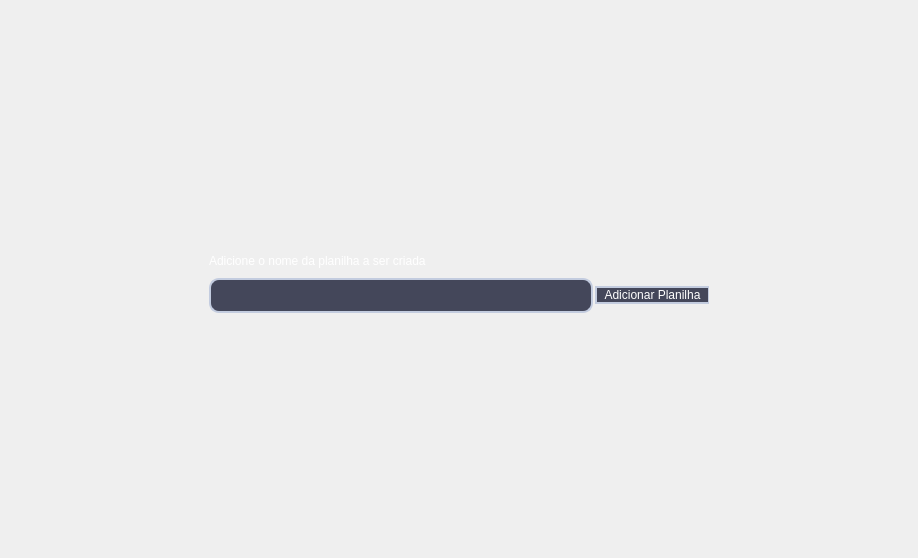
<?xml version="1.0" encoding="UTF-8"?>
<ui version="4.0">
 <class>StackedWidget</class>
 <widget class="QStackedWidget" name="StackedWidget">
  <property name="geometry">
   <rect>
    <x>0</x>
    <y>0</y>
    <width>918</width>
    <height>558</height>
   </rect>
  </property>
  <property name="windowTitle">
   <string>StackedWidget</string>
  </property>
  <widget class="QWidget" name="add_planilha">
   <layout class="QHBoxLayout" name="horizontalLayout">
    <item alignment="Qt::AlignmentFlag::AlignHCenter|Qt::AlignmentFlag::AlignVCenter">
     <widget class="QFrame" name="frame">
      <property name="minimumSize">
       <size>
        <width>500</width>
        <height>70</height>
       </size>
      </property>
      <property name="maximumSize">
       <size>
        <width>500</width>
        <height>70</height>
       </size>
      </property>
      <property name="styleSheet">
       <string notr="true">border: 0px;</string>
      </property>
      <property name="frameShape">
       <enum>QFrame::Shape::StyledPanel</enum>
      </property>
      <property name="frameShadow">
       <enum>QFrame::Shadow::Raised</enum>
      </property>
      <widget class="QWidget" name="verticalLayoutWidget">
       <property name="geometry">
        <rect>
         <x>0</x>
         <y>0</y>
         <width>501</width>
         <height>71</height>
        </rect>
       </property>
       <layout class="QVBoxLayout" name="verticalLayout">
        <property name="spacing">
         <number>0</number>
        </property>
        <item>
         <widget class="QLabel" name="label">
          <property name="maximumSize">
           <size>
            <width>16777215</width>
            <height>30</height>
           </size>
          </property>
          <property name="styleSheet">
           <string notr="true">color: rgb(255, 255, 255);
font: 600 11pt &quot;URW Gothic&quot;;</string>
          </property>
          <property name="text">
           <string>Adicione o nome da planilha a ser criada</string>
          </property>
         </widget>
        </item>
        <item>
         <layout class="QHBoxLayout" name="horizontalLayout_3">
          <property name="spacing">
           <number>2</number>
          </property>
          <item>
           <widget class="QLineEdit" name="lineEdit">
            <property name="maximumSize">
             <size>
              <width>16777215</width>
              <height>35</height>
             </size>
            </property>
            <property name="styleSheet">
             <string notr="true">QLineEdit {
	background-color: rgb(68,71,90);
	padding: 8px;
	border:  2px solid #c3ccdf;
	color: rgb(255,255,255);
	border-radius: 10px;
}</string>
            </property>
           </widget>
          </item>
          <item alignment="Qt::AlignmentFlag::AlignRight">
           <widget class="QPushButton" name="pushButton">
            <property name="minimumSize">
             <size>
              <width>115</width>
              <height>0</height>
             </size>
            </property>
            <property name="maximumSize">
             <size>
              <width>115</width>
              <height>16777215</height>
             </size>
            </property>
            <property name="styleSheet">
             <string notr="true">QPushButton{
	background-color: #44475a;
	border: 2px solid #c3ccdf;
	color: rgb(255,255,255);
	border-radius: 10px;
}
QPushButton:hover {
	background-color: rgb(85,170,255)
}
QPushButton:pressed {
	background-color: rgb(255,0,127)
}</string>
            </property>
            <property name="text">
             <string>Adicionar Planilha</string>
            </property>
           </widget>
          </item>
         </layout>
        </item>
       </layout>
      </widget>
     </widget>
    </item>
   </layout>
  </widget>
  <widget class="QWidget" name="formulario">
   <layout class="QVBoxLayout" name="verticalLayout_2">
    <item>
     <widget class="QFrame" name="frame_2">
      <property name="minimumSize">
       <size>
        <width>900</width>
        <height>540</height>
       </size>
      </property>
      <property name="frameShape">
       <enum>QFrame::Shape::StyledPanel</enum>
      </property>
      <property name="frameShadow">
       <enum>QFrame::Shadow::Raised</enum>
      </property>
      <widget class="QWidget" name="verticalLayoutWidget_2">
       <property name="geometry">
        <rect>
         <x>-1</x>
         <y>-1</y>
         <width>901</width>
         <height>541</height>
        </rect>
       </property>
       <layout class="QVBoxLayout" name="verticalLayout_3">
        <item alignment="Qt::AlignmentFlag::AlignHCenter|Qt::AlignmentFlag::AlignTop">
         <widget class="QLabel" name="label_2">
          <property name="styleSheet">
           <string notr="true">font: 600 26pt &quot;URW Gothic&quot;;</string>
          </property>
          <property name="text">
           <string>Formulário da Planilha Bate Estaca</string>
          </property>
         </widget>
        </item>
        <item>
         <layout class="QHBoxLayout" name="horizontalLayout_12">
          <item>
           <layout class="QHBoxLayout" name="horizontalLayout_14">
            <item>
             <layout class="QVBoxLayout" name="verticalLayout_7">
              <item>
               <widget class="QLabel" name="label_5">
                <property name="text">
                 <string>cliente:</string>
                </property>
               </widget>
              </item>
              <item>
               <widget class="QLabel" name="label_8">
                <property name="text">
                 <string>obra:</string>
                </property>
               </widget>
              </item>
              <item>
               <widget class="QLabel" name="label_10">
                <property name="text">
                 <string>local:</string>
                </property>
               </widget>
              </item>
              <item>
               <widget class="QLabel" name="label_11">
                <property name="text">
                 <string>nega:</string>
                </property>
               </widget>
              </item>
              <item>
               <widget class="QLabel" name="label_9">
                <property name="text">
                 <string>be:</string>
                </property>
               </widget>
              </item>
              <item>
               <widget class="QLabel" name="label_7">
                <property name="text">
                 <string>estaca:</string>
                </property>
               </widget>
              </item>
             </layout>
            </item>
            <item>
             <layout class="QVBoxLayout" name="verticalLayout_6">
              <item>
               <widget class="QLineEdit" name="lineEdit_16"/>
              </item>
              <item>
               <widget class="QLineEdit" name="lineEdit_17"/>
              </item>
              <item>
               <widget class="QLineEdit" name="lineEdit_18"/>
              </item>
              <item>
               <widget class="QLineEdit" name="lineEdit_21"/>
              </item>
              <item>
               <widget class="QLineEdit" name="lineEdit_22"/>
              </item>
              <item>
               <widget class="QLineEdit" name="lineEdit_23"/>
              </item>
             </layout>
            </item>
            <item>
             <layout class="QVBoxLayout" name="verticalLayout_11">
              <item>
               <widget class="QPushButton" name="pushButton_5">
                <property name="text">
                 <string>adicionar</string>
                </property>
               </widget>
              </item>
              <item>
               <widget class="QPushButton" name="pushButton_10">
                <property name="text">
                 <string>adicionar</string>
                </property>
               </widget>
              </item>
              <item>
               <widget class="QPushButton" name="pushButton_9">
                <property name="text">
                 <string>adicionar</string>
                </property>
               </widget>
              </item>
              <item>
               <widget class="QPushButton" name="pushButton_7">
                <property name="text">
                 <string>adicionar</string>
                </property>
               </widget>
              </item>
              <item>
               <widget class="QPushButton" name="pushButton_6">
                <property name="text">
                 <string>adicionar</string>
                </property>
               </widget>
              </item>
              <item>
               <widget class="QPushButton" name="pushButton_4">
                <property name="text">
                 <string>adicionar</string>
                </property>
               </widget>
              </item>
             </layout>
            </item>
            <item>
             <layout class="QVBoxLayout" name="verticalLayout_8">
              <item>
               <widget class="QLabel" name="label_6">
                <property name="text">
                 <string>secao:</string>
                </property>
               </widget>
              </item>
              <item>
               <widget class="QLabel" name="label_12">
                <property name="text">
                 <string>data inicial:</string>
                </property>
               </widget>
              </item>
              <item>
               <widget class="QLabel" name="label_13">
                <property name="text">
                 <string>data final:</string>
                </property>
               </widget>
              </item>
              <item>
               <widget class="QLabel" name="label_14">
                <property name="text">
                 <string>comprimneto cravado:</string>
                </property>
               </widget>
              </item>
              <item>
               <widget class="QLabel" name="label_15">
                <property name="text">
                 <string>peso martelo:</string>
                </property>
               </widget>
              </item>
              <item>
               <widget class="QLabel" name="label_16">
                <property name="text">
                 <string>altura da queda:</string>
                </property>
               </widget>
              </item>
             </layout>
            </item>
            <item>
             <layout class="QVBoxLayout" name="verticalLayout_5">
              <item>
               <widget class="QLineEdit" name="lineEdit_4"/>
              </item>
              <item>
               <widget class="QLineEdit" name="lineEdit_6"/>
              </item>
              <item>
               <widget class="QLineEdit" name="lineEdit_9"/>
              </item>
              <item>
               <widget class="QLineEdit" name="lineEdit_7"/>
              </item>
              <item>
               <widget class="QLineEdit" name="lineEdit_5"/>
              </item>
              <item>
               <widget class="QLineEdit" name="lineEdit_3"/>
              </item>
             </layout>
            </item>
            <item>
             <layout class="QVBoxLayout" name="verticalLayout_12">
              <item>
               <widget class="QPushButton" name="pushButton_14">
                <property name="text">
                 <string>adicionar</string>
                </property>
               </widget>
              </item>
              <item>
               <widget class="QPushButton" name="pushButton_15">
                <property name="text">
                 <string>adicionar</string>
                </property>
               </widget>
              </item>
              <item>
               <widget class="QPushButton" name="pushButton_16">
                <property name="text">
                 <string>adicionar</string>
                </property>
               </widget>
              </item>
              <item>
               <widget class="QPushButton" name="pushButton_17">
                <property name="text">
                 <string>adicionar</string>
                </property>
               </widget>
              </item>
              <item>
               <widget class="QPushButton" name="pushButton_18">
                <property name="text">
                 <string>adicionar</string>
                </property>
               </widget>
              </item>
              <item>
               <widget class="QPushButton" name="pushButton_19">
                <property name="text">
                 <string>adicionar</string>
                </property>
               </widget>
              </item>
              <item>
               <widget class="QPushButton" name="pushButton_20">
                <property name="text">
                 <string>adicionar</string>
                </property>
               </widget>
              </item>
              <item>
               <widget class="QPushButton" name="pushButton_21">
                <property name="text">
                 <string>adicionar</string>
                </property>
               </widget>
              </item>
             </layout>
            </item>
           </layout>
          </item>
         </layout>
        </item>
        <item>
         <layout class="QHBoxLayout" name="horizontalLayout_13">
          <item>
           <widget class="QLabel" name="label_3">
            <property name="text">
             <string>nome da aba</string>
            </property>
           </widget>
          </item>
          <item>
           <widget class="QLineEdit" name="lineEdit_2"/>
          </item>
          <item>
           <widget class="QPushButton" name="pushButton_2">
            <property name="text">
             <string>salvar</string>
            </property>
           </widget>
          </item>
          <item>
           <widget class="QPushButton" name="pushButton_3">
            <property name="text">
             <string>cancelar</string>
            </property>
           </widget>
          </item>
         </layout>
        </item>
       </layout>
      </widget>
     </widget>
    </item>
   </layout>
  </widget>
 </widget>
 <resources/>
 <connections/>
</ui>
